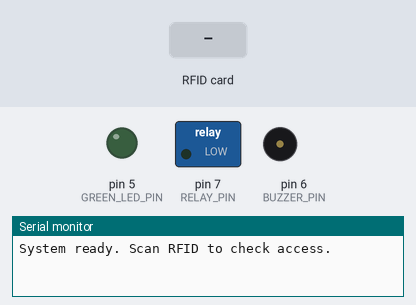
The sketch below on a simulated Arduino Uno, built with avr-gcc and run on an emulated ATmega328P. Shown: switched loads named in the sketch (green lamp = pin HIGH), output pins drawn as LEDs (lit = HIGH), buzzer (waves = sounding, pin HIGH), the last lines printed to the serial monitor. Inputs (shaded band) come from the test bench. Pins used as bus, display or sensor lines are not drawn.

Above: at 1.2 s.
1.3 s: RFID card 54 96 2C DB held to the reader
At 2.2 s:
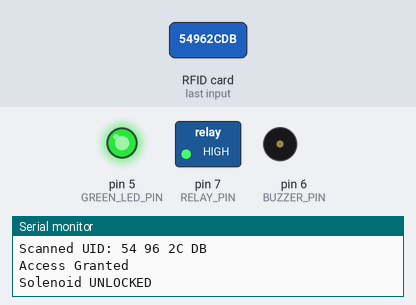
2.8 s: RFID card 5E 7A 19 C4 held to the reader
At 3.6 s:
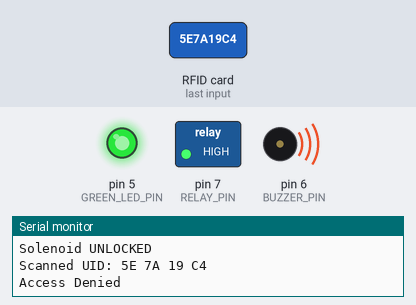
5.8 s: RFID card 5E 7A 19 C4 held to the reader
At 7.3 s:
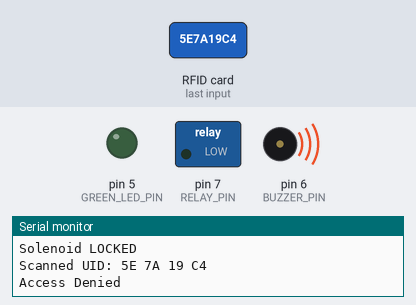
Timing chart, 0 to 9.3 s (numbered marks = the images above; inputs shaded):
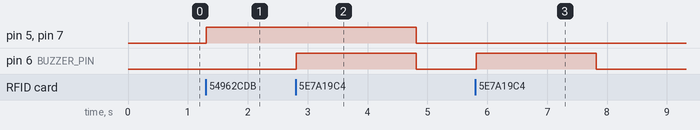

Measured:
- after the input at 1.3 s, pin 5 (GREEN_LED_PIN), pin 7 (RELAY_PIN): LOW → HIGH at once
- after the input at 2.8 s, pin 5 (GREEN_LED_PIN), pin 7 (RELAY_PIN): HIGH → LOW after 2.0 s instead of 1.5 s; pin 6 (BUZZER_PIN): LOW → HIGH at once, → LOW 2.0 s later
- after the input at 5.8 s, pin 6 (BUZZER_PIN): LOW → HIGH at once, → LOW 2.0 s later

The sketch:

Bike_Rental.ino
```cpp
#include <SPI.h>
#include <MFRC522.h>

#define SS_PIN 10
#define RST_PIN 9
#define RELAY_PIN 7
#define BUZZER_PIN 6
#define GREEN_LED_PIN 5

MFRC522 rfid(SS_PIN, RST_PIN);

byte allowedUID[][4] = {
  {0x54, 0x96, 0x2C, 0xDB},  // Your registered card
  {0xA1, 0xB2, 0xC3, 0xD4}   // Example UID 2
};
const int numberOfUIDs = sizeof(allowedUID) / sizeof(allowedUID[0]);

// Solenoid control variables
unsigned long unlockStartTime = 0;
bool isUnlocked = false;
const unsigned long unlockDuration = 3000;  // 3 seconds unlock time

void setup() {
  Serial.begin(9600);
  SPI.begin();
  rfid.PCD_Init();

  pinMode(RELAY_PIN, OUTPUT);
  pinMode(BUZZER_PIN, OUTPUT);
  pinMode(GREEN_LED_PIN, OUTPUT);

  // Initialize outputs
  digitalWrite(RELAY_PIN, LOW);    // Start in locked position
  digitalWrite(BUZZER_PIN, LOW);
  digitalWrite(GREEN_LED_PIN, LOW);

  Serial.println("System ready. Scan RFID to check access.");
}

void loop() {
  // Handle automatic relocking
  if (isUnlocked && (millis() - unlockStartTime >= unlockDuration)) {
    lock();
  }

  // Check for new cards
  if (!rfid.PICC_IsNewCardPresent() || !rfid.PICC_ReadCardSerial()) {
    return;
  }

  // Print UID for debugging
  Serial.print("Scanned UID: ");
  for (byte i = 0; i < rfid.uid.size; i++) {
    Serial.print(rfid.uid.uidByte[i], HEX);
    Serial.print(" ");
  }
  Serial.println();

  if (isAuthorized(rfid.uid.uidByte)) {
    grantAccess();
  } else {
    denyAccess();
  }

  rfid.PICC_HaltA();  // Stop communication
}

void grantAccess() {
  Serial.println("Access Granted");
  digitalWrite(GREEN_LED_PIN, HIGH);
  unlock();
  delay(500);  // Small delay to prevent multiple reads
}

void denyAccess() {
  Serial.println("Access Denied");
  digitalWrite(BUZZER_PIN, HIGH);
  delay(2000);
  digitalWrite(BUZZER_PIN, LOW);
}

void unlock() {
  digitalWrite(RELAY_PIN, HIGH);  // Energize relay to unlock
  isUnlocked = true;
  unlockStartTime = millis();
  Serial.println("Solenoid UNLOCKED");
}

void lock() {
  digitalWrite(RELAY_PIN, LOW);   // De-energize relay to lock
  digitalWrite(GREEN_LED_PIN, LOW);
  isUnlocked = false;
  Serial.println("Solenoid LOCKED");
}

bool isAuthorized(byte *scannedUID) {
  for (int i = 0; i < numberOfUIDs; i++) {
    bool match = true;
    for (int j = 0; j < 4; j++) {
      if (scannedUID[j] != allowedUID[i][j]) {
        match = false;
        break;
      }
    }
    if (match) return true;
  }
  return false;
}
```
